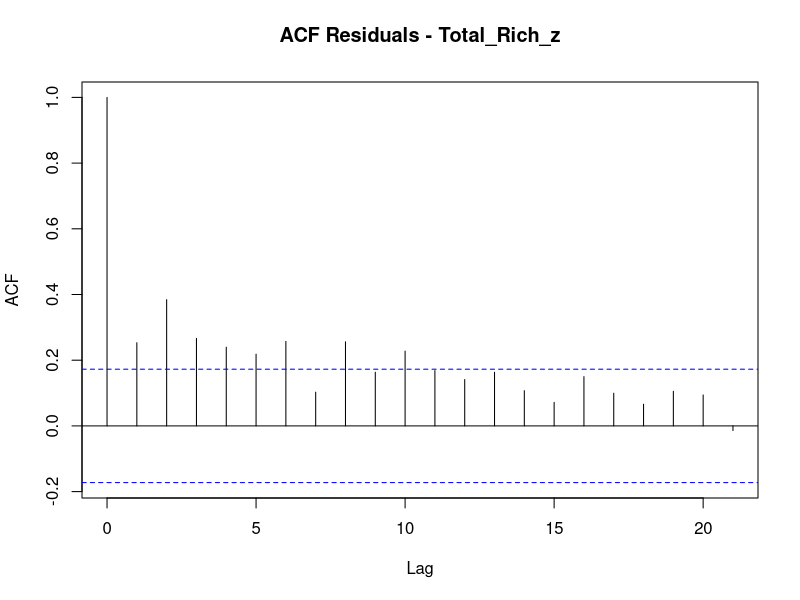
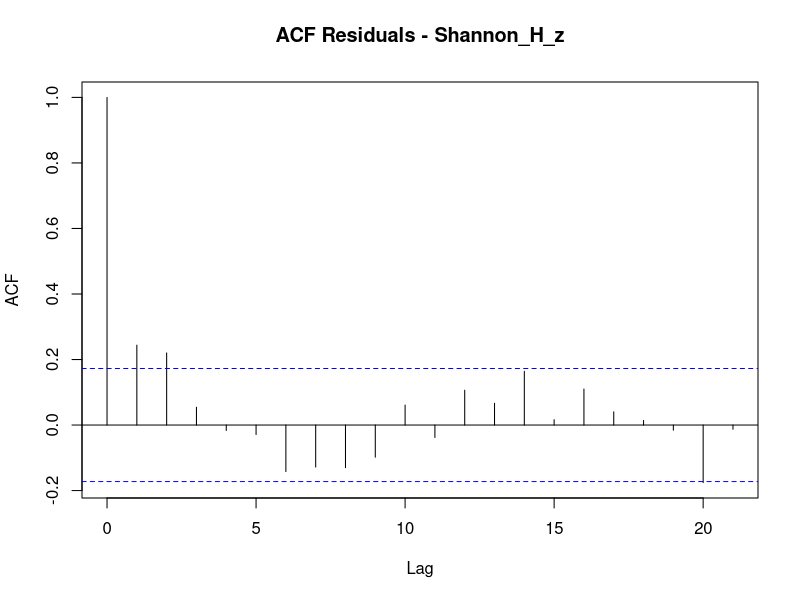
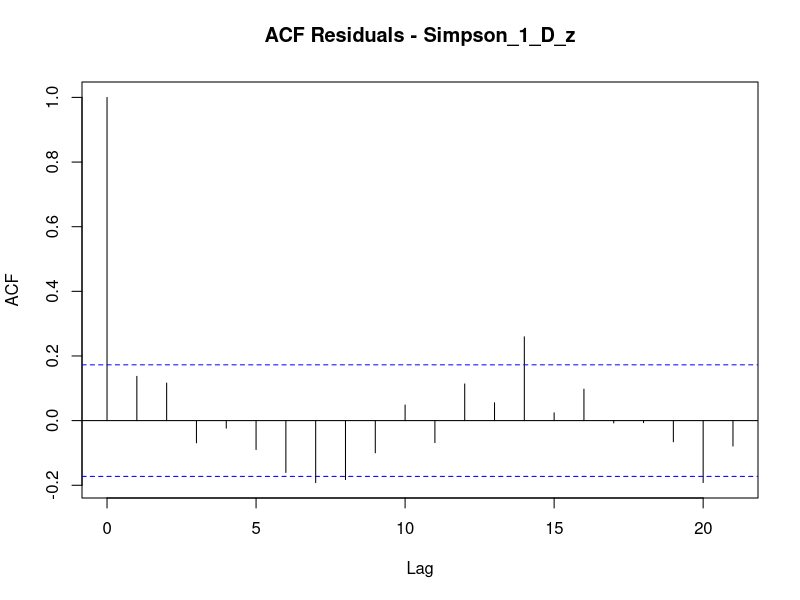
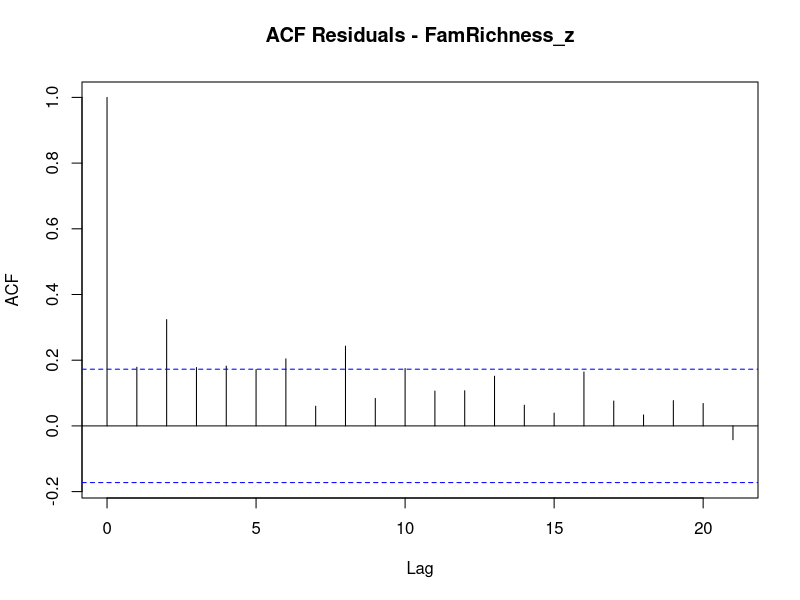
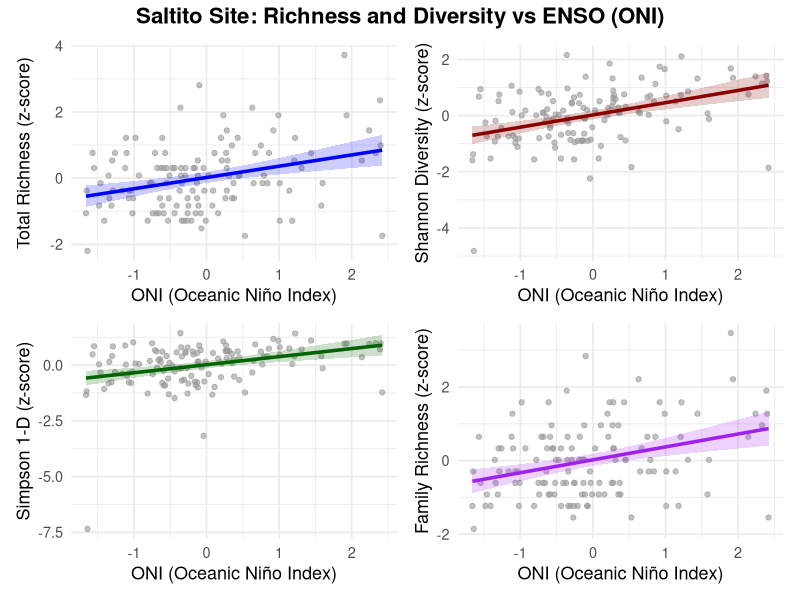

The R script that drew these images, in order: (Note: this script raises an error after producing the figures.)




# ==================================================
#  ENSO Effects on Richness and Diversity - SALTITO
# ==================================================

# Load libraries
library(readxl)
library(dplyr)
library(ggplot2)
library(mgcv)
library(nlme)
library(patchwork)
library(lubridate)

# -------------------------------
# Load and prepare data
# -------------------------------
saltito <- read_excel("laselva.xlsx", sheet = "saltito")

# Standardize selected variables and clean names
saltito_z <- saltito %>%
  rename(ONI_First = `ONI-First`) %>%
  mutate(across(c(`CG-Rich`, `Fi-Rich`, `Pr-Rich`, `Sc-Rich`, `Sh-Rich`,
                  `Total-Rich`, Shannon_H, `Simpson_1-D`, `FamRichness`,
                  `Tricho`, `Dipt`, `Non-Insects`),
                ~ scale(.)[,1], .names = "{.col}_z"))

saltito_z$Date <- dmy(paste0("01-", saltito_z$Date))  # if Date is like "Jan-1997"
saltito_z$Year <- year(saltito_z$Date)

# Replace hyphens with underscores for convenience
names(saltito_z) <- gsub("-", "_", names(saltito_z))

# -------------------------------
# Function to create GAMM plots
# -------------------------------
plot_gamm <- function(model, data, y_var, y_label, line_color){
  
  new_data <- data.frame(ONI_First = seq(min(data$ONI_First, na.rm = TRUE),
                                         max(data$ONI_First, na.rm = TRUE),
                                         length.out = 200))
  
  pred <- predict(model$gam, newdata = new_data, se.fit = TRUE)
  new_data$fit <- pred$fit
  new_data$se  <- pred$se.fit
  
  ggplot() +
    geom_point(data = data, aes(x = ONI_First, y = !!sym(y_var)),
               color = "grey60", alpha = 0.6) +
    geom_line(data = new_data, aes(x = ONI_First, y = fit),
              color = line_color, linewidth = 1.2) +
    geom_ribbon(data = new_data, aes(x = ONI_First, ymin = fit - 2*se, ymax = fit + 2*se),
                fill = line_color, alpha = 0.2) +
    theme_minimal(base_size = 13) +
    labs(x = "ONI (Oceanic Niño Index)",
         y = y_label) +
    theme(plot.title = element_text(face = "bold", hjust = 0.5))
}

# -------------------------------
# Fit GAMMs with Month and Year as random effects
# -------------------------------
mod1 <- gamm(Total_Rich_z ~ s(ONI_First),
             random = list(Months = ~1, Year = ~1),
             correlation = corAR1(form = ~ Months | Year),
             data = saltito_z)

mod2 <- gamm(Shannon_H_z ~ s(ONI_First),
             random = list(Months = ~1, Year = ~1),
             correlation = corAR1(form = ~ Months | Year),
             data = saltito_z)

mod3 <- gamm(Simpson_1_D_z ~ s(ONI_First),
             random = list(Months = ~1, Year = ~1),
             correlation = corAR1(form = ~ Months | Year),
             data = saltito_z)

mod4 <- gamm(FamRichness_z ~ s(ONI_First),
             random = list(Months = ~1, Year = ~1),
             correlation = corAR1(form = ~ Months | Year),
             data = saltito_z)

# -------------------------------
# Summarize GAMM components
# -------------------------------
summary(mod1$gam)
summary(mod2$gam)
summary(mod3$gam)
summary(mod4$gam)

# -------------------------------
# Check autocorrelation of residuals
# -------------------------------
acf(residuals(mod1$lme, type = "normalized"), main = "ACF Residuals - Total_Rich_z")
acf(residuals(mod2$lme, type = "normalized"), main = "ACF Residuals - Shannon_H_z")
acf(residuals(mod3$lme, type = "normalized"), main = "ACF Residuals - Simpson_1_D_z")
acf(residuals(mod4$lme, type = "normalized"), main = "ACF Residuals - FamRichness_z")

# Extract lag-1 autocorrelation numeric values
acf(residuals(mod1$lme, type = "normalized"), plot = FALSE)$acf[2]
acf(residuals(mod2$lme, type = "normalized"), plot = FALSE)$acf[2]
acf(residuals(mod3$lme, type = "normalized"), plot = FALSE)$acf[2]
acf(residuals(mod4$lme, type = "normalized"), plot = FALSE)$acf[2]

# -------------------------------
# Create GAMM plots
# -------------------------------
plot_tr      <- plot_gamm(mod1, saltito_z, "Total_Rich_z", "Total Richness (z-score)", "blue")
plot_shannon <- plot_gamm(mod2, saltito_z, "Shannon_H_z", "Shannon Diversity (z-score)", "darkred")
plot_simpson <- plot_gamm(mod3, saltito_z, "Simpson_1_D_z", "Simpson 1-D (z-score)", "darkgreen")
plot_family  <- plot_gamm(mod4, saltito_z, "FamRichness_z", "Family Richness (z-score)", "purple")

# -------------------------------
# Combine plots 2x2 using patchwork
# -------------------------------
combined_plot_s <- (plot_tr | plot_shannon) / (plot_simpson | plot_family) +
  plot_annotation(title = "Saltito Site: Richness and Diversity vs ENSO (ONI)",
                  theme = theme(plot.title = element_text(face = "bold", hjust = 0.5, size = 16)))

combined_plot_s

# Display combined plot
combined_plot | combined_plot_s
